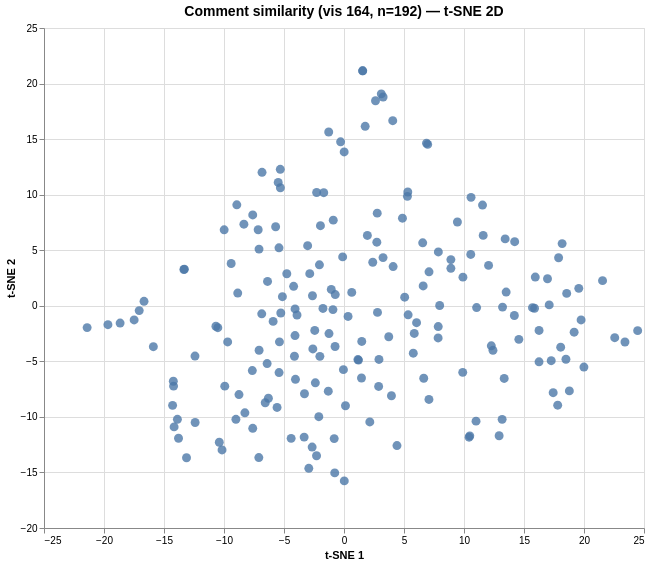

Express this chart as Vega-Lite.
### Vega specification from a JSON file in a GitHub repository (floating-point values rounded to 4 significant figures; data arrays with more than 128 entries replaced by an {"elided": "..."} marker saying what was removed)
{"$schema": "https://vega.github.io/schema/vega/v6.json", "data": [{"name": "param_1e9efca18e7a2868_store"}, {"name": "source_0", "values": {"elided": "192 records"}}, {"name": "source_0_x_domain_dim_1", "values": [{"min": -21.41, "max": 24.47}]}, {"name": "source_0_y_domain_dim_2", "values": [{"min": -15.76, "max": 21.15}]}], "signals": [{"name": "unit", "value": {}, "on": [{"events": "pointermove", "update": "isTuple(group()) ? group() : unit"}]}, {"name": "param_1e9efca18e7a2868", "update": "vlSelectionResolve(\"param_1e9efca18e7a2868_store\", \"union\")"}, {"name": "param_1e9efca18e7a2868_dim_1", "on": [{"events": [{"source": "view", "type": "dblclick"}], "update": "null"}, {"events": {"signal": "param_1e9efca18e7a2868_translate_delta"}, "update": "panLinear(param_1e9efca18e7a2868_translate_anchor.extent_x, -param_1e9efca18e7a2868_translate_delta.x / width)"}, {"events": {"signal": "param_1e9efca18e7a2868_zoom_delta"}, "update": "zoomLinear(domain(\"x\"), param_1e9efca18e7a2868_zoom_anchor.x, param_1e9efca18e7a2868_zoom_delta)"}]}, {"name": "param_1e9efca18e7a2868_dim_2", "on": [{"events": [{"source": "view", "type": "dblclick"}], "update": "null"}, {"events": {"signal": "param_1e9efca18e7a2868_translate_delta"}, "update": "panLinear(param_1e9efca18e7a2868_translate_anchor.extent_y, param_1e9efca18e7a2868_translate_delta.y / height)"}, {"events": {"signal": "param_1e9efca18e7a2868_zoom_delta"}, "update": "zoomLinear(domain(\"y\"), param_1e9efca18e7a2868_zoom_anchor.y, param_1e9efca18e7a2868_zoom_delta)"}]}, {"name": "param_1e9efca18e7a2868_tuple", "on": [{"events": [{"signal": "param_1e9efca18e7a2868_dim_1 || param_1e9efca18e7a2868_dim_2"}], "update": "param_1e9efca18e7a2868_dim_1 && param_1e9efca18e7a2868_dim_2 ? {unit: \"\", fields: param_1e9efca18e7a2868_tuple_fields, values: [param_1e9efca18e7a2868_dim_1,param_1e9efca18e7a2868_dim_2]} : null"}]}, {"name": "param_1e9efca18e7a2868_tuple_fields", "value": [{"field": "dim_1", "channel": "x", "type": "R"}, {"field": "dim_2", "channel": "y", "type": "R"}]}, {"name": "param_1e9efca18e7a2868_translate_anchor", "value": {}, "on": [{"events": [{"source": "scope", "type": "pointerdown"}], "update": "{x: x(unit), y: y(unit), extent_x: domain(\"x\"), extent_y: domain(\"y\")}"}]}, {"name": "param_1e9efca18e7a2868_translate_delta", "value": {}, "on": [{"events": [{"source": "window", "between": [{"source": "scope", "type": "pointerdown"}, {"source": "window", "type": "pointerup"}], "type": "pointermove", "consume": true}], "update": "{x: param_1e9efca18e7a2868_translate_anchor.x - x(unit), y: param_1e9efca18e7a2868_translate_anchor.y - y(unit)}"}]}, {"name": "param_1e9efca18e7a2868_zoom_anchor", "on": [{"events": [{"source": "scope", "type": "wheel", "consume": true}], "update": "{x: invert(\"x\", x(unit)), y: invert(\"y\", y(unit))}"}]}, {"name": "param_1e9efca18e7a2868_zoom_delta", "on": [{"events": [{"source": "scope", "type": "wheel", "consume": true}], "update": "pow(1.001, event.deltaY * pow(16, event.deltaMode))", "force": true}]}, {"name": "param_1e9efca18e7a2868_modify", "on": [{"events": {"signal": "param_1e9efca18e7a2868_tuple"}, "update": "modify(\"param_1e9efca18e7a2868_store\", param_1e9efca18e7a2868_tuple, true)"}]}], "marks": [{"type": "symbol", "name": "marks", "from": {"data": "source_0"}, "encode": {"update": {"x": {"field": "dim_1", "scale": "x"}, "tooltip": {"signal": "{\"Comment #\": format(datum[\"index\"], \"\"), \"Comment\": isValid(datum[\"comment\"]) ? datum[\"comment\"] : \"\"+datum[\"comment\"]}"}, "y": {"field": "dim_2", "scale": "y"}, "size": {"value": 80}, "fill": {"value": "#4c78a8"}, "opacity": {"value": 0.8}, "shape": {"value": "circle"}}}, "style": ["circle"], "interactive": true, "clip": true}], "scales": [{"name": "x", "type": "linear", "domain": [{"signal": "(data(\"source_0_x_domain_dim_1\")[0] || {}).min"}, {"signal": "(data(\"source_0_x_domain_dim_1\")[0] || {}).max"}], "range": [0, {"signal": "width"}], "nice": true, "domainRaw": {"signal": "param_1e9efca18e7a2868[\"dim_1\"]"}, "zero": true}, {"name": "y", "type": "linear", "domain": [{"signal": "(data(\"source_0_y_domain_dim_2\")[0] || {}).min"}, {"signal": "(data(\"source_0_y_domain_dim_2\")[0] || {}).max"}], "range": [{"signal": "height"}, 0], "nice": true, "zero": true, "domainRaw": {"signal": "param_1e9efca18e7a2868[\"dim_2\"]"}}], "axes": [{"scale": "x", "aria": false, "zindex": 0, "maxExtent": 0, "minExtent": 0, "domain": false, "tickCount": {"signal": "ceil(width/40)"}, "grid": true, "labels": false, "gridScale": "y", "ticks": false, "orient": "bottom"}, {"scale": "y", "grid": true, "labels": false, "gridScale": "x", "minExtent": 0, "maxExtent": 0, "orient": "left", "ticks": false, "aria": false, "domain": false, "zindex": 0, "tickCount": {"signal": "ceil(height/40)"}}, {"scale": "x", "title": "t-SNE 1", "grid": false, "tickCount": {"signal": "ceil(width/40)"}, "orient": "bottom", "zindex": 0, "labelFlush": true, "labelOverlap": true}, {"scale": "y", "zindex": 0, "tickCount": {"signal": "ceil(height/40)"}, "grid": false, "labelOverlap": true, "orient": "left", "title": "t-SNE 2"}], "title": {"text": "Comment similarity (vis 164, n=192) — t-SNE 2D", "frame": "group", "fontSize": 14}, "padding": 5, "background": "white", "width": 600, "height": 500, "style": "cell"}
